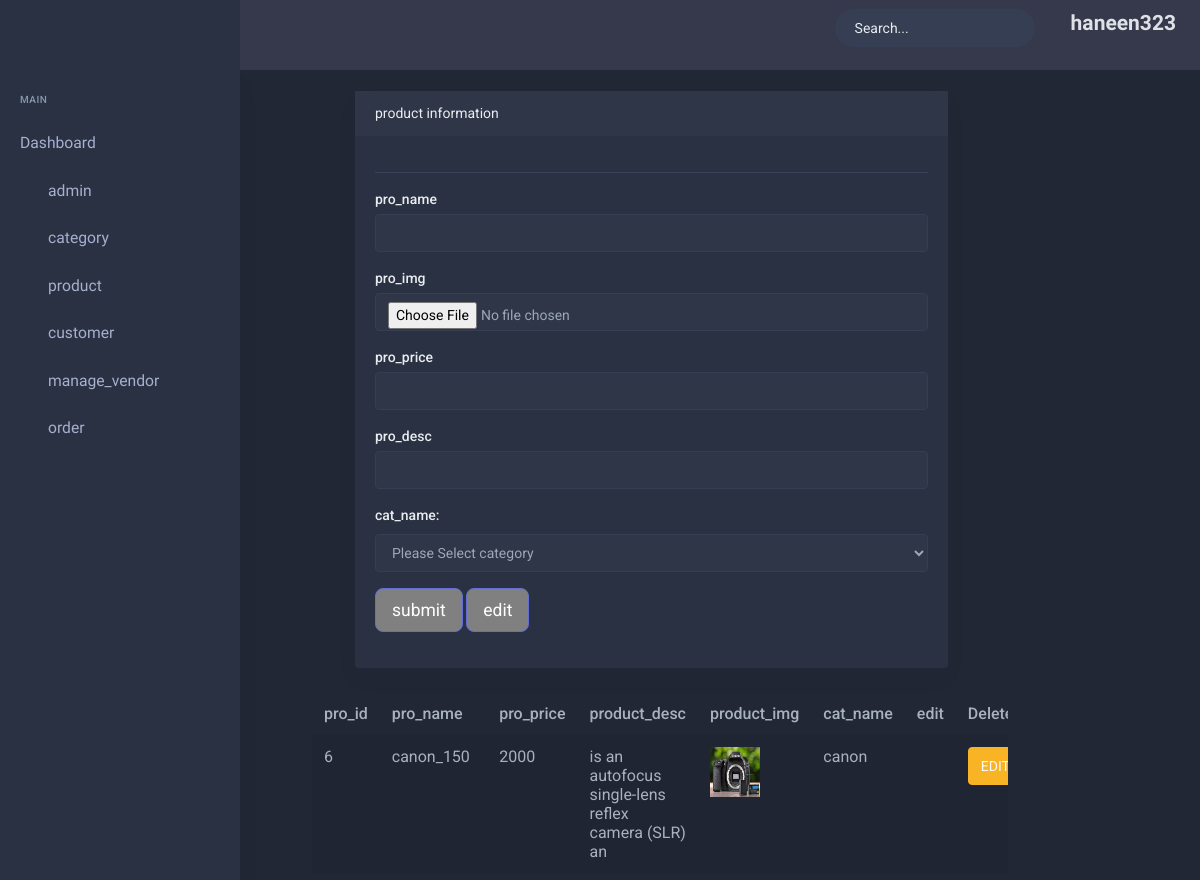
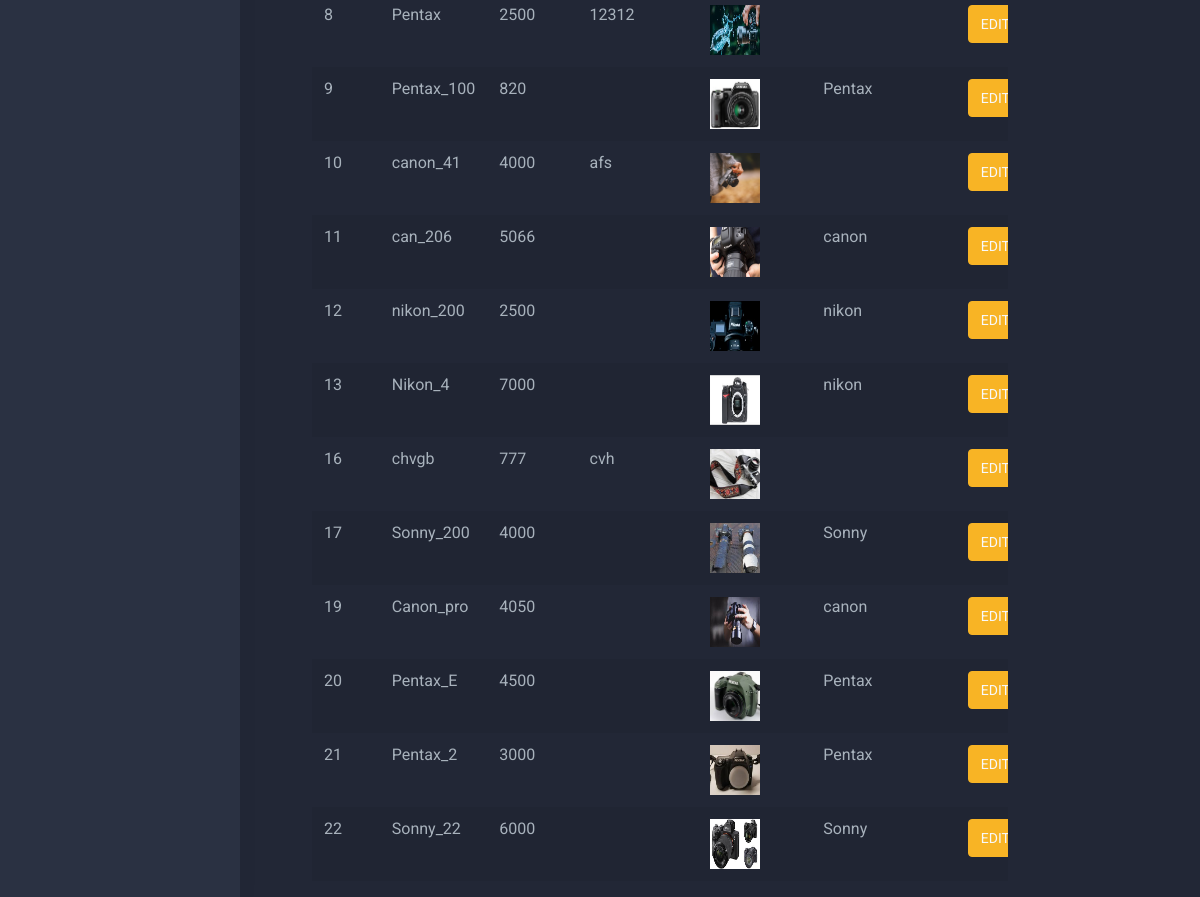
/dash/product.php (signed in), run on the app's committed database (2 pictures, top to bottom).
### tables this page shows
CREATE TABLE `product` (
  `product_id` int(11) NOT NULL,
  `product_name` varchar(50) NOT NULL,
  `product_img` varchar(50) NOT NULL,
  `product_price` varchar(50) NOT NULL,
  `product_describ` varchar(50) NOT NULL,
  `category_id` varchar(50) NOT NULL,
  `vendor_id` int(11) NOT NULL,
  `status_id` varchar(50) NOT NULL
);

CREATE TABLE `category` (
  `category_id` int(11) NOT NULL,
  `category_name` varchar(50) NOT NULL,
  `category_img` varchar(50) NOT NULL
);

### dash/product.php (the view, shortened to what this page needs)
<head>
</head>
<?php
require 'conec.php';
include('header.php');
?>
<div class="main-content">
                <div class="section__content section__content--p30">
                    <div class="container-fluid">
                        <div class="row">
                            <div class="col-lg-9">
                                 <div  style=" margin-top: 91px; margin-left: 103px;" class="card">
                                    <div class="card-header">product information</div>
                                    <div class="card-body">
                                        <hr>
                                        <form action="" method="post" enctype="multipart/form-data" novalidate="novalidate">
                                            <div class="form-group">
                                                <label for="cc-payment" class="control-label mb-1">pro_name</label>
                                                <input id="cc-pament" value="<?php if(isset($_GET['id'])) {echo $new['product_name'];} ?>"  name="name" type="text" class="form-control" aria-required="true" aria-invalid="false" value="">
                                            </div>
                                            <div class="form-group has-success">
                                                <label for="cc-name" class="control-label mb-1">pro_img</label>
                                                <input id="cc-name" value="0" name="img" type="file" class="form-control cc-name valid">
                                            </div>
                                            <div class="form-group">
                                                <label for="cc-number" class="control-label mb-1">pro_price</label>
                                                <input id="cc-number" value="<?php if(isset($_GET['id'])) {echo $new['product_price'];} ?>" name="price" type="tel" class="form-control cc-number identified visa"
                                                   >
                                            </div>
                                             <div class="form-group has-success">
                                                <label for="cc-name" class="control-label mb-1">pro_desc</label>
                                                <input id="cc-name" value="<?php if(isset($_GET['id'])) {echo $new['product_describ'];} ?>" name="desc" type="text" class="form-control cc-name valid" >
                                            </div>
                                            <div class="form-group has-success">
                                              <label for="cars">cat_name:</label>
                               <?php
                                echo "<select required name='cat_id' class='form-control'>";
                                echo "<option  disabled selected>Please Select category</option>";
                                echo "</select>";
                                ?>
                                            </div>
                                            <div class="form-actions form-group">
                                                  <button style="background-color:gray;" type="<?php
                                                                                             if(isset($_GET['id'])){
                                                                                                 echo"hidden";
                                                                                             }
                                                                                             else{
                                                                                                 echo"submit";
                                                                                             }
                                                                                        ?>"
                                                                                         name="sub" value="submit" class="btn btn-primary btn-lg"
                                                <?php
                                                    if(isset($_GET['id'])){
                                                        echo"disabled";
                                                    }
                                                    ?>
                                                style="width:100%">submit
                                         </button>
                                                 <button style="background-color:gray;" type="<?php
                                                                                             if(isset($_GET['id'])){
                                                                                                 echo"submit";
                                                                                             }
                                                                                             else{
                                                                                                  echo"hidden";
                                                                                             }
                                                                                        ?>"
                                                                                         name="edit" value="edit" class="btn btn-primary btn-lg">edit
                                                </button>
                                            </div>
                                        </form>
                                    </div>
                                </div>
                                <div  style="margin-left:60px;"class="table-responsive table--no-card m-b-30">
                                    <table class="table table-borderless table-striped table-earning">
                                        <thead>
                                            <tr>
                                                <th>pro_id</th>
                                                <th>pro_name</th>
                                                <th>pro_price</th>
                                             <th>product_desc</th>
                                                <th>product_img</th>
                                                <th>cat_name</th>
                                                <th>edit</th>
                                                <th>Delete</th>
                                        </thead>
                                        <tbody>
                                                 <?php
                                          $query="SELECT*FROM product";
                                           $result= mysqli_query($conn,$query);
                                         while($product= mysqli_fetch_assoc($result)){
                                             $cat_id = $product['category_id'];
                                        $q = "SELECT * FROM category where category_id=$cat_id";
                                        $res = mysqli_query($conn, $q);
                                        $cat_name = mysqli_fetch_assoc($res);
                                               $vendor_id = $product['vendor_id'];
                                        $q2 = "SELECT * FROM vendors where vendor_id=$vendor_id";
                                        $res2 = mysqli_query($conn, $q2);
                                        $vendor_name = mysqli_fetch_assoc($res2);
                                             echo'<tr>';
                                             echo "<td>{$product['product_id']}</td>";
                                             echo "<td>{$product['product_name']}</td>";
                                              echo "<td>{$product['product_price']}</td>";
                                             echo "<td>{$product['product_describ']}</td>";
                                             echo "<td> <img style='width:50px;height:50px;' src='images/{$product['product_img']}'</td>";
                                             echo "<td>{$cat_name['category_name']}</td>";
                                             echo "<td>{$vendor_name['vendor_name']}</td>";
                                              echo "<td><a href='product.php?id={$product['product_id']}'
                                                 class='btn btn-warning'>EDIT </a></td>";
                                             echo"</tr>";
                                         }
                                            ?>
                                        </tbody>
                                    </table>
                                </div>
                            </div>
                        </div>
                    </div>
                </div>
            </div>

### dash/header.php (shortened to what this page needs)
<!doctype html>
<html lang="en">
<head>
        <link href="assets/libs/chartist/chartist.min.css" rel="stylesheet">
        <link href="assets/css/bootstrap-dark.min.css" id="bootstrap-style" rel="stylesheet" type="text/css" />
        <link href="assets/css/icons.min.css" rel="stylesheet" type="text/css" />
        <link href="assets/css/app-dark.min.css" id="app-style" rel="stylesheet" type="text/css" />
    </head>
    <body data-sidebar="dark">
        <div id="layout-wrapper">
            <header id="page-topbar">
                <div class="navbar-header">
                    <div class="d-flex">
                        <div class="navbar-brand-box">
                        </div>
                        <button type="button" class="btn btn-sm px-3 font-size-24 header-item waves-effect" id="vertical-menu-btn">
                        </button>
                    </div>
                    <div class="d-flex">
                          <form class="app-search d-none d-lg-block">
                            <div class="position-relative">
                                <input type="text" class="form-control" placeholder="Search...">
                            </div>
                        </form>
                        <div class="dropdown d-none d-lg-inline-block">
                            <button type="button" class="btn header-item noti-icon waves-effect" data-toggle="fullscreen">
                            </button>
                        </div>
                        <div class="dropdown d-inline-block">
                            <button type="button" class="btn header-item waves-effect" id="page-header-user-dropdown"
                                data-toggle="dropdown" aria-haspopup="true" aria-expanded="false">
                                 <?php
                                        $q2 = "SELECT * FROM admin where admin_id={$_SESSION['id']}";
                                        $res2 = mysqli_query($conn, $q2);
                                        $admin_name = mysqli_fetch_assoc($res2);
                                              echo"  <div class='text'>";
                                     echo "<h4>{$admin_name['admin_name']}  </h4>
                                              </div>";
                                                    ?>
                            </button>
                        </div>
                    </div>
                </div>
            </header>
                </div>
            <div class="vertical-menu">
                <div data-simplebar class="h-100">
                    <div id="sidebar-menu">
                        <ul class="metismenu list-unstyled" id="side-menu">
                            <li class="menu-title">Main</li>
                            <li>
                                <a href="header.php" class="waves-effect">
                                    <span>Dashboard</span>
                                </a>
                            </li>
                             <li>
                            <a href="admin.php">
                                <i class="fas fa-chart-bar"></i>admin</a>
                        </li>
                        <li>
                            <a href="category.php">
                                <i class="fas fa-table"></i>category</a>
                        </li>
                        <li>
                            <a href="product.php">
                                <i class="far fa-check-square"></i>product</a>
                        </li>
                        <li>
                            <a href="customer.php">
                                <i class="fas fa-calendar-alt"></i>customer</a>
                        </li>
                             <li>
                            <a href="vendorad.php">
                                <i class="fas fa-calendar-alt"></i>manage_vendor</a>
                        </li>
                        <li>
                            <a href="order.php">
                                <i class="fas fa-map-marker-alt"></i>order</a>
                        </li>
                        </ul>
                    </div>
                </div>
            </div>
    </body>
</html>

### dash/product.php (style rules this page uses)
img { height: 184px; }

### data on the page
product: product_id "6", product_name "canon_150", product_price "2000", product_describ "is an autofocus single-lens reflex camera (SLR) an", product_img (picture), category.category_name "canon"
product: product_id "8", product_name "Pentax", product_price "2500", product_describ "12312", product_img (picture)
product: product_id "9", product_name "Pentax_100", product_price "820", product_img (picture), category.category_name "Pentax"
product: product_id "10", product_name "canon_41", product_price "4000", product_describ "afs", product_img (picture)
product: product_id "11", product_name "can_206", product_price "5066", product_img (picture), category.category_name "canon"
product: product_id "12", product_name "nikon_200", product_price "2500", product_img (picture), category.category_name "nikon"
product: product_id "13", product_name "Nikon_4", product_price "7000", product_img (picture), category.category_name "nikon"
product: product_id "16", product_name "chvgb", product_price "777", product_describ "cvh", product_img (picture)
product: product_id "17", product_name "Sonny_200", product_price "4000", product_img (picture), category.category_name "Sonny"
product: product_id "19", product_name "Canon_pro", product_price "4050", product_img (picture), category.category_name "canon"
product: product_id "20", product_name "Pentax_E", product_price "4500", product_img (picture), category.category_name "Pentax"
product: product_id "21", product_name "Pentax_2", product_price "3000", product_img (picture), category.category_name "Pentax"
product: product_id "22", product_name "Sonny_22", product_price "6000", product_img (picture), category.category_name "Sonny"

### other printed values
$admin_name['admin_name'] "haneen323"
